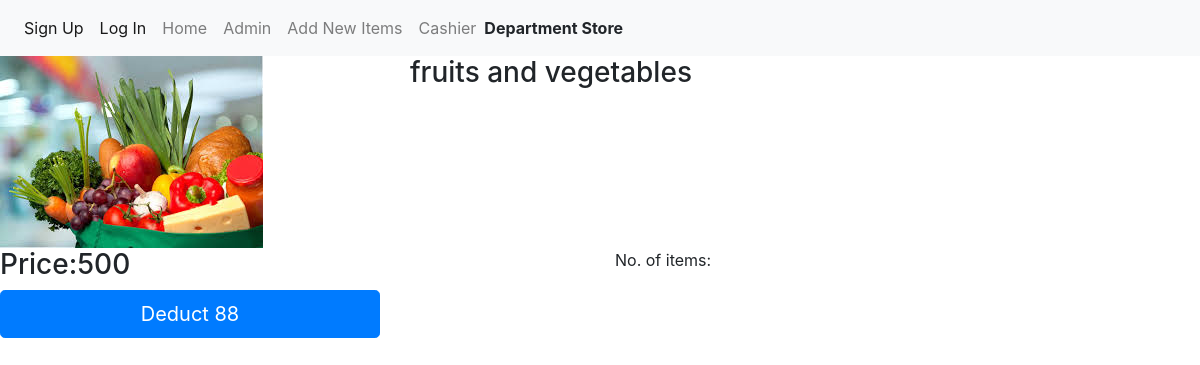
The app's page /products/3 with its own data.
### products/models.py (models this page shows, shortened)
class Product(models.Model):
    title = models.CharField(max_length=200)
    pub_date = models.DateTimeField(auto_now_add=True)
    exp_date = models.DateTimeField()
    image = models.ImageField(upload_to='images')
    body = models.TextField()
    price = models.IntegerField(default=1)
    No_of_items = models.IntegerField(default=1)
    hunter = models.ForeignKey(User, on_delete=models.CASCADE)

### products/views.py (the view)
# urls.py: path('<int:product_id>',views.detail,name='detail'),
def detail(request, product_id):
    product = get_object_or_404(Product,pk=product_id)
    return render(request,'products/detail.html',{'product':product})

### products/Templates/products/detail.html (shortened to what this page needs)
{% extends 'base.html' %}
{% block content %}
<div class="row">
    <div class="col-4">
        <img src="{{ product.image.url }}" class="img-fluid" />
    </div>
    <div class="col-6">
        <h3>{{product.title}}</h3>
    </div>
    <div class="col-6">
        <h3>Price:{{product.price}}</h3>
    </div>
    <div class="col-4">
        <a>No. of items: {{p.No_of_items}}</a>
    </div>
    <div class="col-4">
        <a href="javascript:{document.getElementById('deduct').submit()}"><button class="btn btn-primary btn-lg btn-block">Deduct {{product.No_of_items}}</button></a>
    </div>
</div>
{% endblock %}

### records on screen
Product: image (picture), title "fruits and vegetables", price "500", No_of_items "88"
